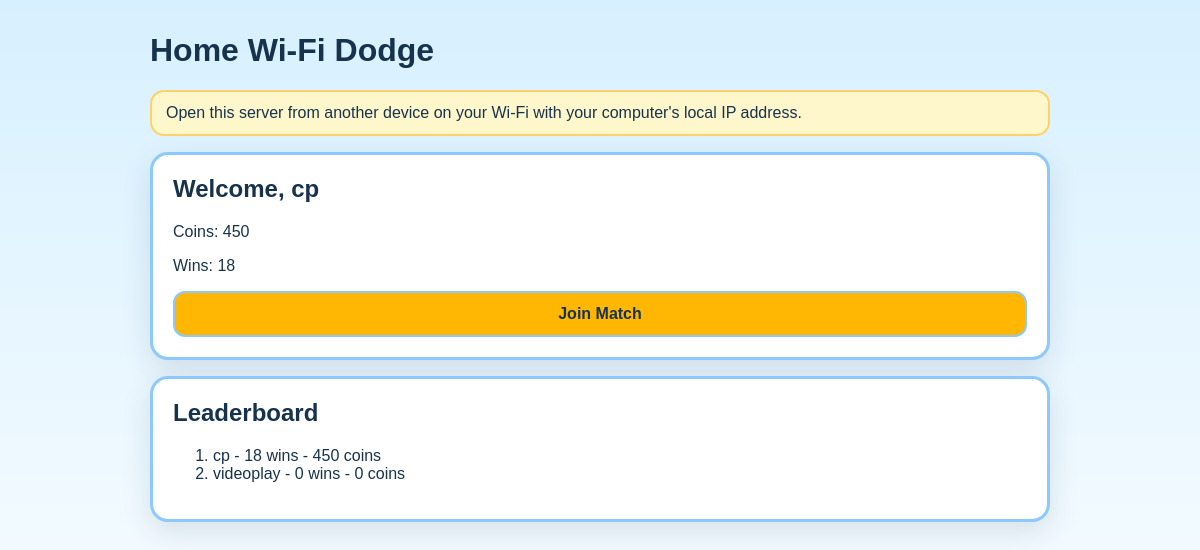
The page / (signed in) on the database its author committed.
### tables this page shows
CREATE TABLE users (
                    id INTEGER PRIMARY KEY AUTOINCREMENT,
                    username TEXT UNIQUE NOT NULL,
                    password_hash TEXT NOT NULL,
                    coins INTEGER NOT NULL DEFAULT 0,
                    wins INTEGER NOT NULL DEFAULT 0
                );

### appminecraftserver.py (the view)
@app.route("/")
def home():
    username = session.get("username")
    profile = store.get_user(username) if username else None
    leaderboard = store.get_leaderboard()
    return render_template("home.html", profile=profile, leaderboard=leaderboard, error=None)

### storage.py (called while the page is built)
    def connect(self):
        connection = sqlite3.connect(self.db_path)
        connection.row_factory = sqlite3.Row
        return connection

    def get_user(self, username):
        connection = self.connect()
        try:
            row = connection.execute(
                "SELECT username, coins, wins FROM users WHERE username = ?",
                (username,),
            ).fetchone()
            return dict(row) if row else None
        finally:
            connection.close()

    def get_leaderboard(self):
        connection = self.connect()
        try:
            rows = connection.execute(
                "SELECT username, coins, wins FROM users ORDER BY wins DESC, coins DESC, username ASC LIMIT 10"
            ).fetchall()
            return [dict(row) for row in rows]
        finally:
            connection.close()

### templates/home.html (shortened to what this page needs)
<!doctype html>
<html lang="en">
<head>
  <link rel="stylesheet" href="{{ url_for('static', filename='style.css') }}">
</head>
<body>
  <main class="page">
    <h1>Home Wi-Fi Dodge</h1>
    <p class="tip">Open this server from another device on your Wi-Fi with your computer's local IP address.</p>
    {% if profile %}
    <section class="card">
      <h2>Welcome, {{ profile.username }}</h2>
      <p>Coins: {{ profile.coins }}</p>
      <p>Wins: {{ profile.wins }}</p>
      <a class="button" href="/lobby">Join Match</a>
    </section>
    {% endif %}
    <section class="card">
      <h2>Leaderboard</h2>
      <ol>
        {% for player in leaderboard %}
        <li>{{ player.username }} - {{ player.wins }} wins - {{ player.coins }} coins</li>
        {% else %}
        <li>No players yet.</li>
        {% endfor %}
      </ol>
    </section>
  </main>
</body>
</html>

### static/style.css (style rules this page uses)
body { margin: 0; font-family: Verdana, sans-serif; background: linear-gradient(180deg, #d7f0ff 0%, #f4fbff 100%); color: #17324d; }
.page { max-width: 900px; margin: 0 auto; padding: 32px 16px 48px; }
h1, h2 { margin-top: 0; }
.card { background: #ffffff; border: 3px solid #8cc9ff; border-radius: 18px; padding: 20px; margin-bottom: 16px; box-shadow: 0 10px 30px rgba(23, 50, 77, 0.12); }
input, button, .button { display: block; width: 100%; box-sizing: border-box; margin-top: 10px; padding: 12px; border-radius: 12px; border: 2px solid #8cc9ff; font-size: 16px; }
button, .button { background: #ffb703; color: #17324d; font-weight: bold; text-align: center; text-decoration: none; }
.tip { background: #fff7cc; border: 2px solid #ffd166; border-radius: 14px; padding: 12px 14px; margin-bottom: 16px; }

### rows shown on the page
users: username "cp", coins "450", wins "18"
users: username "videoplay", wins "0", coins "0"
